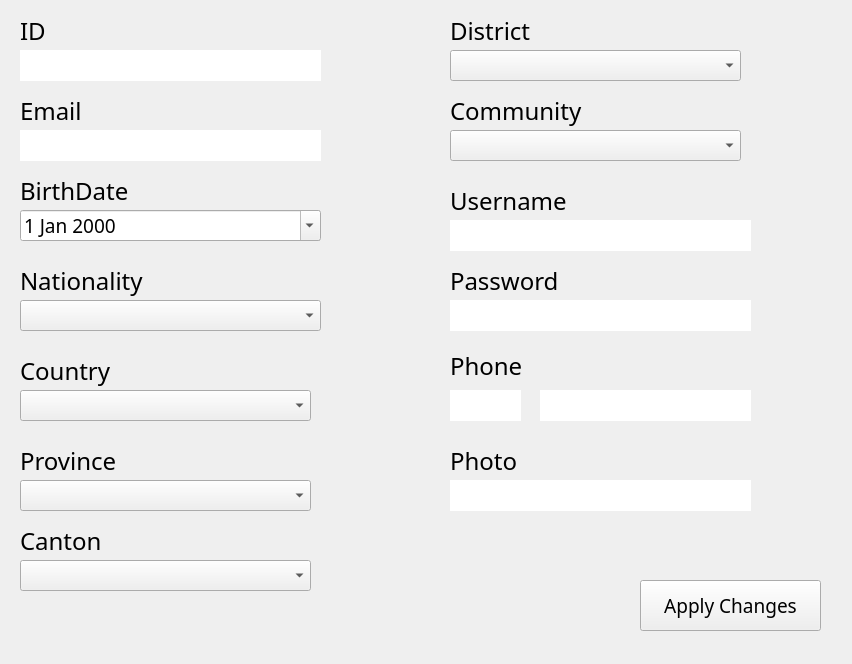
      <widget class="QWidget" name="UserEditPage">
       <widget class="QLabel" name="UserEdit_EmailLabel">
        <property name="geometry">
         <rect>
          <x>20</x>
          <y>90</y>
          <width>141</width>
          <height>41</height>
         </rect>
        </property>
        <property name="font">
         <font>
          <family>Source Sans Pro</family>
          <pointsize>18</pointsize>
          <weight>50</weight>
          <bold>false</bold>
         </font>
        </property>
        <property name="text">
         <string>Email</string>
        </property>
       </widget>
       <widget class="QLabel" name="UserEdit_IDLabel">
        <property name="geometry">
         <rect>
          <x>20</x>
          <y>10</y>
          <width>141</width>
          <height>41</height>
         </rect>
        </property>
        <property name="font">
         <font>
          <family>Source Sans Pro</family>
          <pointsize>18</pointsize>
          <weight>50</weight>
          <bold>false</bold>
         </font>
        </property>
        <property name="text">
         <string>ID</string>
        </property>
       </widget>
       <widget class="QPushButton" name="UserEdit_ApplyButton">
        <property name="geometry">
         <rect>
          <x>640</x>
          <y>580</y>
          <width>181</width>
          <height>51</height>
         </rect>
        </property>
        <property name="font">
         <font>
          <family>Coolvetica Rg</family>
          <pointsize>14</pointsize>
         </font>
        </property>
        <property name="text">
         <string>Apply Changes</string>
        </property>
        <property name="flat">
         <bool>false</bool>
        </property>
       </widget>
       <widget class="QLabel" name="UserEdit_Background">
        <property name="geometry">
         <rect>
          <x>0</x>
          <y>0</y>
          <width>843</width>
          <height>655</height>
         </rect>
        </property>
        <property name="sizePolicy">
         <sizepolicy hsizetype="Fixed" vsizetype="Fixed">
          <horstretch>0</horstretch>
          <verstretch>0</verstretch>
         </sizepolicy>
        </property>
        <property name="text">
         <string/>
        </property>
       </widget>
       <widget class="QDateEdit" name="UserEdit_BirthDateInput">
        <property name="geometry">
         <rect>
          <x>20</x>
          <y>210</y>
          <width>301</width>
          <height>31</height>
         </rect>
        </property>
        <property name="font">
         <font>
          <family>Source Sans Pro</family>
          <pointsize>14</pointsize>
         </font>
        </property>
        <property name="wrapping">
         <bool>false</bool>
        </property>
        <property name="frame">
         <bool>true</bool>
        </property>
        <property name="buttonSymbols">
         <enum>QAbstractSpinBox::UpDownArrows</enum>
        </property>
        <property name="maximumDate">
         <date>
          <year>2200</year>
          <month>12</month>
          <day>31</day>
         </date>
        </property>
        <property name="minimumDate">
         <date>
          <year>1900</year>
          <month>9</month>
          <day>14</day>
         </date>
        </property>
        <property name="calendarPopup">
         <bool>true</bool>
        </property>
       </widget>
       <widget class="QComboBox" name="UserEdit_CountryInput">
        <property name="geometry">
         <rect>
          <x>20</x>
          <y>390</y>
          <width>291</width>
          <height>31</height>
         </rect>
        </property>
        <property name="font">
         <font>
          <family>Source Sans Pro</family>
          <pointsize>12</pointsize>
         </font>
        </property>
       </widget>
       <widget class="QLineEdit" name="UserEdit_PasswordInput">
        <property name="geometry">
         <rect>
          <x>450</x>
          <y>300</y>
          <width>301</width>
          <height>31</height>
         </rect>
        </property>
        <property name="font">
         <font>
          <family>Source Sans Pro</family>
          <pointsize>14</pointsize>
         </font>
        </property>
        <property name="frame">
         <bool>false</bool>
        </property>
       </widget>
       <widget class="QComboBox" name="UserEdit_CantonInput">
        <property name="geometry">
         <rect>
          <x>20</x>
          <y>560</y>
          <width>291</width>
          <height>31</height>
         </rect>
        </property>
        <property name="font">
         <font>
          <family>Source Sans Pro</family>
          <pointsize>12</pointsize>
         </font>
        </property>
       </widget>
       <widget class="QLabel" name="UserEdit_DistrictLabel">
        <property name="geometry">
         <rect>
          <x>450</x>
          <y>10</y>
          <width>141</width>
          <height>41</height>
         </rect>
        </property>
        <property name="font">
         <font>
          <family>Source Sans Pro</family>
          <pointsize>18</pointsize>
          <weight>50</weight>
          <bold>false</bold>
         </font>
        </property>
        <property name="text">
         <string>District</string>
        </property>
       </widget>
       <widget class="QLabel" name="UserEdit_BirthDateLabel">
        <property name="geometry">
         <rect>
          <x>20</x>
          <y>170</y>
          <width>141</width>
          <height>41</height>
         </rect>
        </property>
        <property name="font">
         <font>
          <family>Source Sans Pro</family>
          <pointsize>18</pointsize>
          <weight>50</weight>
          <bold>false</bold>
         </font>
        </property>
        <property name="text">
         <string>BirthDate</string>
        </property>
       </widget>
       <widget class="QLabel" name="UserEdit_CommunityLabel">
        <property name="geometry">
         <rect>
          <x>450</x>
          <y>90</y>
          <width>141</width>
          <height>41</height>
         </rect>
        </property>
        <property name="font">
         <font>
          <family>Source Sans Pro</family>
          <pointsize>18</pointsize>
          <weight>50</weight>
          <bold>false</bold>
         </font>
        </property>
        <property name="text">
         <string>Community</string>
        </property>
       </widget>
       <widget class="QLineEdit" name="UserEdit_PhoneInput">
        <property name="geometry">
         <rect>
          <x>540</x>
          <y>390</y>
          <width>211</width>
          <height>31</height>
         </rect>
        </property>
        <property name="font">
         <font>
          <family>Source Sans Pro</family>
          <pointsize>14</pointsize>
         </font>
        </property>
        <property name="frame">
         <bool>false</bool>
        </property>
       </widget>
       <widget class="QLabel" name="UserEdit_PhotoLabel">
        <property name="geometry">
         <rect>
          <x>450</x>
          <y>440</y>
          <width>141</width>
          <height>41</height>
         </rect>
        </property>
        <property name="font">
         <font>
          <family>Source Sans Pro</family>
          <pointsize>18</pointsize>
         </font>
        </property>
        <property name="text">
         <string>Photo</string>
        </property>
       </widget>
       <widget class="QLabel" name="UserEdit_UsernameLabel">
        <property name="geometry">
         <rect>
          <x>450</x>
          <y>180</y>
          <width>141</width>
          <height>41</height>
         </rect>
        </property>
        <property name="font">
         <font>
          <family>Source Sans Pro</family>
          <pointsize>18</pointsize>
         </font>
        </property>
        <property name="text">
         <string>Username</string>
        </property>
       </widget>
       <widget class="QLabel" name="UserEdit_CountryLabel">
        <property name="geometry">
         <rect>
          <x>20</x>
          <y>350</y>
          <width>141</width>
          <height>41</height>
         </rect>
        </property>
        <property name="font">
         <font>
          <family>Source Sans Pro</family>
          <pointsize>18</pointsize>
          <weight>50</weight>
          <bold>false</bold>
         </font>
        </property>
        <property name="text">
         <string>Country</string>
        </property>
       </widget>
       <widget class="QLineEdit" name="UserEdit_EmailInput">
        <property name="geometry">
         <rect>
          <x>20</x>
          <y>130</y>
          <width>301</width>
          <height>31</height>
         </rect>
        </property>
        <property name="font">
         <font>
          <family>Source Sans Pro</family>
          <pointsize>14</pointsize>
         </font>
        </property>
        <property name="frame">
         <bool>false</bool>
        </property>
       </widget>
       <widget class="QLineEdit" name="UserEdit_PhoneAreaInput">
        <property name="geometry">
         <rect>
          <x>450</x>
          <y>390</y>
          <width>71</width>
          <height>31</height>
         </rect>
        </property>
        <property name="font">
         <font>
          <family>Source Sans Pro</family>
          <pointsize>14</pointsize>
         </font>
        </property>
        <property name="frame">
         <bool>false</bool>
        </property>
       </widget>
       <widget class="QLineEdit" name="UserEdit_PhotoInput">
        <property name="geometry">
         <rect>
          <x>450</x>
          <y>480</y>
          <width>301</width>
          <height>31</height>
         </rect>
        </property>
        <property name="font">
         <font>
          <family>Source Sans Pro</family>
          <pointsize>14</pointsize>
         </font>
        </property>
        <property name="frame">
         <bool>false</bool>
        </property>
       </widget>
       <widget class="QLabel" name="UserEdit_CantonLabel">
        <property name="geometry">
         <rect>
          <x>20</x>
          <y>520</y>
          <width>141</width>
          <height>41</height>
         </rect>
        </property>
        <property name="font">
         <font>
          <family>Source Sans Pro</family>
          <pointsize>18</pointsize>
          <weight>50</weight>
          <bold>false</bold>
         </font>
        </property>
        <property name="text">
         <string>Canton</string>
        </property>
       </widget>
       <widget class="QComboBox" name="UserEdit_CommunityInput">
        <property name="geometry">
         <rect>
          <x>450</x>
          <y>130</y>
          <width>291</width>
          <height>31</height>
         </rect>
        </property>
        <property name="font">
         <font>
          <family>Source Sans Pro</family>
          <pointsize>12</pointsize>
         </font>
        </property>
       </widget>
       <widget class="QLineEdit" name="UserEdit_UsernameInput">
        <property name="geometry">
         <rect>
          <x>450</x>
          <y>220</y>
          <width>301</width>
          <height>31</height>
         </rect>
        </property>
        <property name="font">
         <font>
          <family>Source Sans Pro</family>
          <pointsize>14</pointsize>
         </font>
        </property>
        <property name="frame">
         <bool>false</bool>
        </property>
       </widget>
       <widget class="QLineEdit" name="UserEdit_IDInput">
        <property name="geometry">
         <rect>
          <x>20</x>
          <y>50</y>
          <width>301</width>
          <height>31</height>
         </rect>
        </property>
        <property name="font">
         <font>
          <family>Source Sans Pro</family>
          <pointsize>14</pointsize>
         </font>
        </property>
        <property name="frame">
         <bool>false</bool>
        </property>
       </widget>
       <widget class="QLabel" name="UserEdit_ProvinceLabel">
        <property name="geometry">
         <rect>
          <x>20</x>
          <y>440</y>
          <width>141</width>
          <height>41</height>
         </rect>
        </property>
        <property name="font">
         <font>
          <family>Source Sans Pro</family>
          <pointsize>18</pointsize>
          <weight>50</weight>
          <bold>false</bold>
         </font>
        </property>
        <property name="text">
         <string>Province</string>
        </property>
       </widget>
       <widget class="QLabel" name="UserEdit_PasswordLabel">
        <property name="geometry">
         <rect>
          <x>450</x>
          <y>260</y>
          <width>141</width>
          <height>41</height>
         </rect>
        </property>
        <property name="font">
         <font>
          <family>Source Sans Pro</family>
          <pointsize>18</pointsize>
          <weight>50</weight>
          <bold>false</bold>
         </font>
        </property>
        <property name="text">
         <string>Password</string>
        </property>
       </widget>
       <widget class="QComboBox" name="UserEdit_NationalityInput">
        <property name="geometry">
         <rect>
          <x>20</x>
          <y>300</y>
          <width>301</width>
          <height>31</height>
         </rect>
        </property>
        <property name="font">
         <font>
          <family>Source Sans Pro</family>
          <pointsize>12</pointsize>
         </font>
        </property>
       </widget>
       <widget class="QComboBox" name="UserEdit_ProvinceInput">
        <property name="geometry">
         <rect>
          <x>20</x>
          <y>480</y>
          <width>291</width>
          <height>31</height>
         </rect>
        </property>
        <property name="font">
         <font>
          <family>Source Sans Pro</family>
          <pointsize>12</pointsize>
         </font>
        </property>
       </widget>
       <widget class="QComboBox" name="UserEdit_DistrictInput">
        <property name="geometry">
         <rect>
          <x>450</x>
          <y>50</y>
          <width>291</width>
          <height>31</height>
         </rect>
        </property>
        <property name="font">
         <font>
          <family>Source Sans Pro</family>
          <pointsize>12</pointsize>
         </font>
        </property>
       </widget>
       <widget class="QLabel" name="UserEdit_PhoneLabel">
        <property name="geometry">
         <rect>
          <x>450</x>
          <y>350</y>
          <width>141</width>
          <height>31</height>
         </rect>
        </property>
        <property name="font">
         <font>
          <family>Source Sans Pro</family>
          <pointsize>18</pointsize>
          <weight>50</weight>
          <bold>false</bold>
         </font>
        </property>
        <property name="text">
         <string>Phone</string>
        </property>
       </widget>
       <widget class="QLabel" name="UserEdit_NationalityLabel">
        <property name="geometry">
         <rect>
          <x>20</x>
          <y>260</y>
          <width>141</width>
          <height>41</height>
         </rect>
        </property>
        <property name="font">
         <font>
          <family>Source Sans Pro</family>
          <pointsize>18</pointsize>
          <weight>50</weight>
          <bold>false</bold>
         </font>
        </property>
        <property name="text">
         <string>Nationality</string>
        </property>
       </widget>
       <zorder>UserEdit_Background</zorder>
       <zorder>UserEdit_EmailLabel</zorder>
       <zorder>UserEdit_IDLabel</zorder>
       <zorder>UserEdit_ApplyButton</zorder>
       <zorder>UserEdit_BirthDateInput</zorder>
       <zorder>UserEdit_CountryInput</zorder>
       <zorder>UserEdit_PasswordInput</zorder>
       <zorder>UserEdit_CantonInput</zorder>
       <zorder>UserEdit_DistrictLabel</zorder>
       <zorder>UserEdit_BirthDateLabel</zorder>
       <zorder>UserEdit_CommunityLabel</zorder>
       <zorder>UserEdit_PhoneInput</zorder>
       <zorder>UserEdit_PhotoLabel</zorder>
       <zorder>UserEdit_UsernameLabel</zorder>
       <zorder>UserEdit_CountryLabel</zorder>
       <zorder>UserEdit_EmailInput</zorder>
       <zorder>UserEdit_PhoneAreaInput</zorder>
       <zorder>UserEdit_PhotoInput</zorder>
       <zorder>UserEdit_CantonLabel</zorder>
       <zorder>UserEdit_CommunityInput</zorder>
       <zorder>UserEdit_UsernameInput</zorder>
       <zorder>UserEdit_IDInput</zorder>
       <zorder>UserEdit_ProvinceLabel</zorder>
       <zorder>UserEdit_PasswordLabel</zorder>
       <zorder>UserEdit_NationalityInput</zorder>
       <zorder>UserEdit_ProvinceInput</zorder>
       <zorder>UserEdit_DistrictInput</zorder>
       <zorder>UserEdit_PhoneLabel</zorder>
       <zorder>UserEdit_NationalityLabel</zorder>
      </widget>
